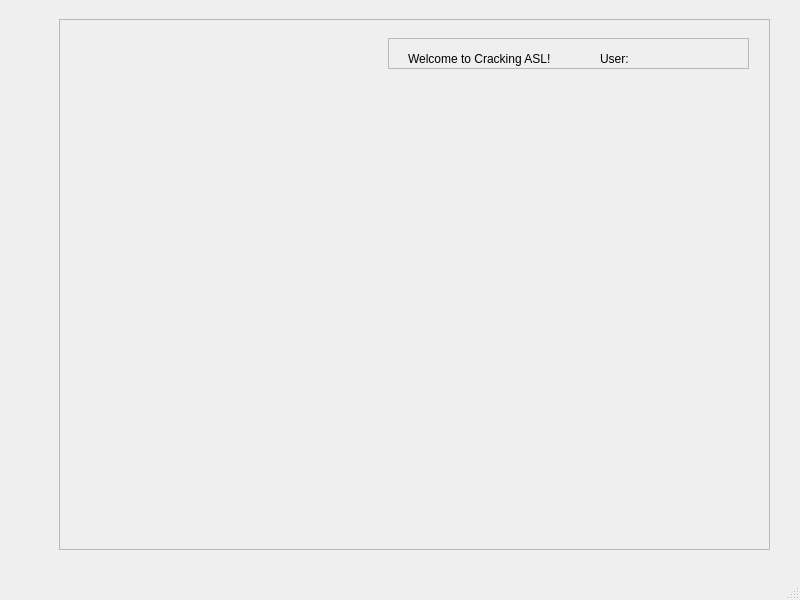
<?xml version="1.0" encoding="UTF-8"?>
<ui version="4.0">
 <class>MainMenu</class>
 <widget class="QMainWindow" name="MainMenu">
  <property name="geometry">
   <rect>
    <x>0</x>
    <y>0</y>
    <width>800</width>
    <height>600</height>
   </rect>
  </property>
  <property name="windowTitle">
   <string>MainWindow</string>
  </property>
  <widget class="QWidget" name="centralwidget">
   <widget class="QFrame" name="frame">
    <property name="geometry">
     <rect>
      <x>59</x>
      <y>19</y>
      <width>711</width>
      <height>531</height>
     </rect>
    </property>
    <property name="frameShape">
     <enum>QFrame::StyledPanel</enum>
    </property>
    <property name="frameShadow">
     <enum>QFrame::Raised</enum>
    </property>
    <widget class="QFrame" name="StatusBar">
     <property name="geometry">
      <rect>
       <x>329</x>
       <y>19</y>
       <width>361</width>
       <height>31</height>
      </rect>
     </property>
     <property name="frameShape">
      <enum>QFrame::StyledPanel</enum>
     </property>
     <property name="frameShadow">
      <enum>QFrame::Raised</enum>
     </property>
     <widget class="QLabel" name="label">
      <property name="geometry">
       <rect>
        <x>20</x>
        <y>10</y>
        <width>181</width>
        <height>21</height>
       </rect>
      </property>
      <property name="text">
       <string>Welcome to Cracking ASL!</string>
      </property>
     </widget>
     <widget class="QLabel" name="label_2">
      <property name="geometry">
       <rect>
        <x>212</x>
        <y>0</y>
        <width>121</width>
        <height>41</height>
       </rect>
      </property>
      <property name="text">
       <string>User:</string>
      </property>
     </widget>
    </widget>
   </widget>
  </widget>
  <widget class="QMenuBar" name="menubar">
   <property name="geometry">
    <rect>
     <x>0</x>
     <y>0</y>
     <width>800</width>
     <height>26</height>
    </rect>
   </property>
  </widget>
  <widget class="QStatusBar" name="statusbar"/>
 </widget>
 <resources/>
 <connections/>
</ui>
